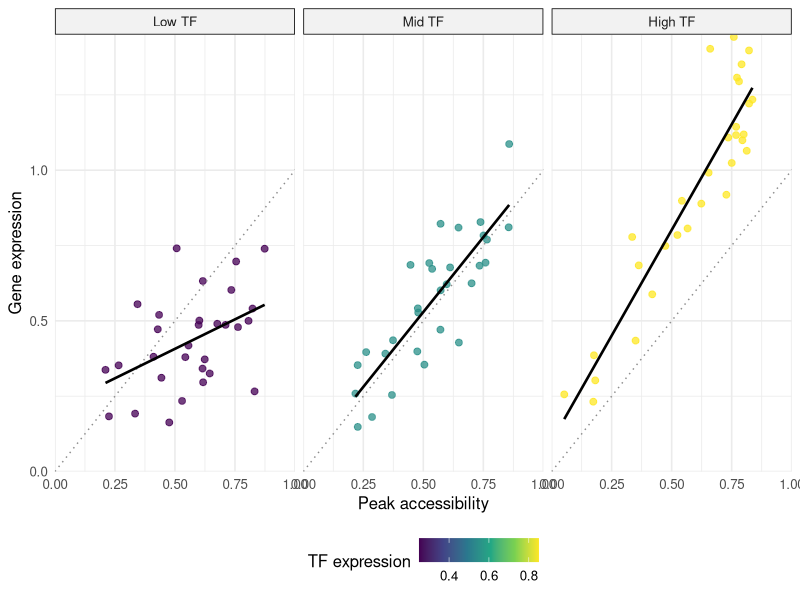

The R script that drew this image: (Note: this script raises an error after producing the figure.)
library(tidyverse)
library(patchwork)
library(here)
library(sessioninfo)

set.seed(0)

plot_dir = here('plots', '13_tripod_trios', '17_trio_cartoon') 
n_per_panel <- 30

dir.create(plot_dir, showWarnings = FALSE)

tf_levels <- tibble(
  tf_group = factor(c("Low TF", "Mid TF", "High TF"),
    levels = c("Low TF", "Mid TF", "High TF")
  ),
  tf_value = c(0.25, 0.55, 0.85),
  slope = c(0.55, 0.9, 1.5),
  intercept = c(0.12, 0.08, 0.04)
)

cartoon_df <- tf_levels |>
  mutate(data = pmap(
    list(tf_group, tf_value, slope, intercept),
    function(tf_group, tf_value, slope, intercept) {
      peak_accessibility <- rbeta(n_per_panel, shape1 = 2.6, shape2 = 2.2)
      noise_sd <- 0.14

      tibble(
        tf_group = tf_group,
        tf_expression = tf_value,
        peak_accessibility = peak_accessibility,
        gene_expression = intercept +
          slope * peak_accessibility +
          rnorm(n_per_panel, mean = 0, sd = noise_sd)
      ) |>
        mutate(gene_expression = pmin(pmax(gene_expression, 0), 1.45))
    }
  )) |>
  select(data) |>
  unnest(data)

p <- ggplot(
  cartoon_df,
  aes(
    x = peak_accessibility,
    y = gene_expression,
    color = tf_expression
  )
) +
  geom_point(alpha = 0.75, size = 2) +
  geom_abline(
    intercept = 0,
    slope = 1,
    linetype = "dotted",
    linewidth = 0.5,
    color = "grey55"
  ) +
  geom_smooth(
    method = "lm",
    se = FALSE,
    linewidth = 0.9,
    color = "black"
  ) +
  facet_wrap(~tf_group, nrow = 1) +
  scale_color_viridis_c() +
  coord_cartesian(xlim = c(0, 1), ylim = c(0, 1.45), expand = FALSE) +
  labs(
    x = "Peak accessibility",
    y = "Gene expression",
    color = "TF expression"
  ) +
  theme_minimal(base_size = 12) +
  theme(
    strip.background = element_rect(fill = "grey95"),
    legend.position = "bottom"
  )

ggsave(
  filename = file.path(plot_dir, "trio_cartoon_panel.pdf"),
  plot = p,
  width = 5,
  height = 3
)

session_info()
